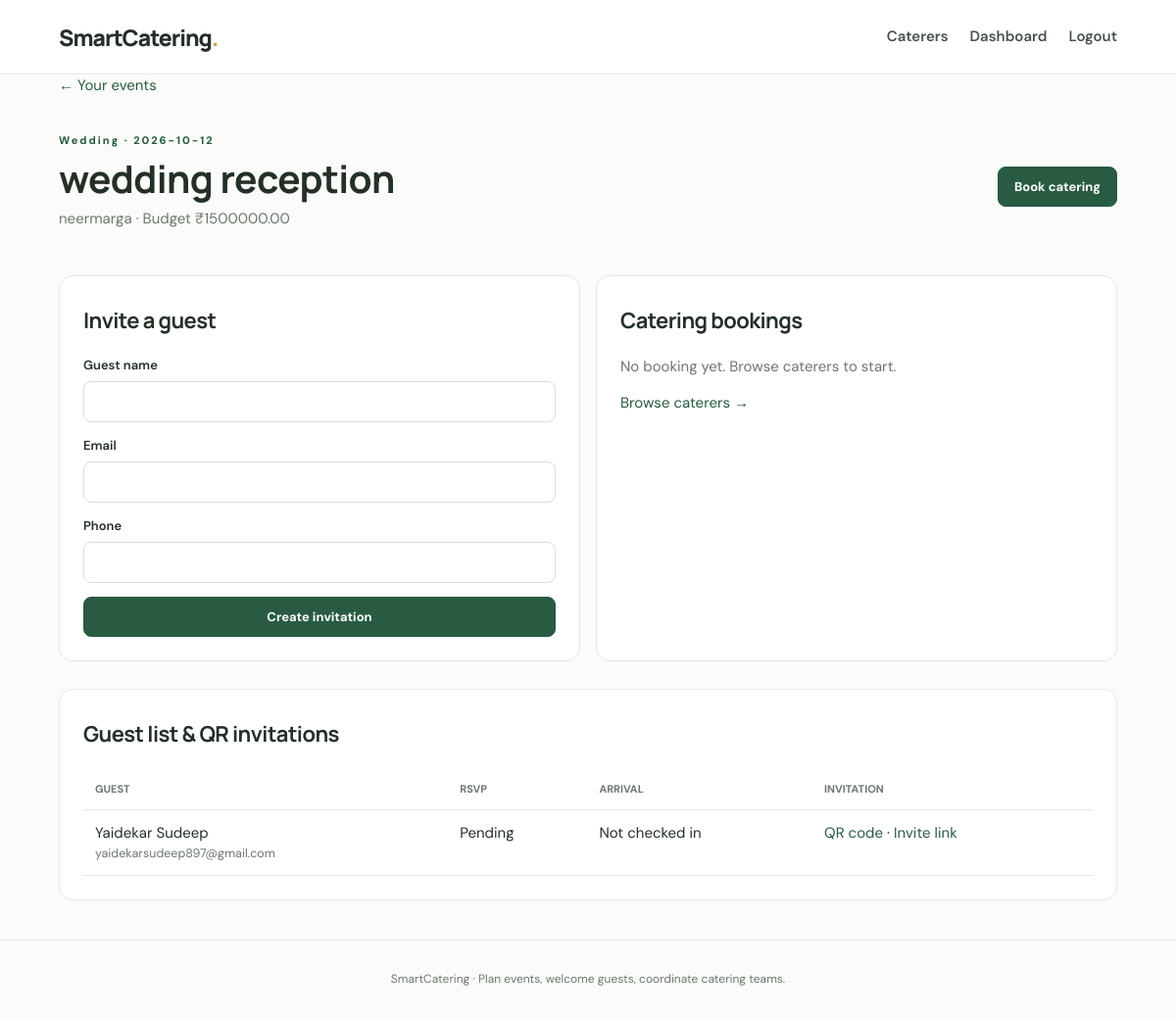
The page /events/1 (signed in) on the database its author committed.
### tables this page shows
CREATE TABLE events(id INTEGER PRIMARY KEY,owner_id INTEGER,title TEXT,event_type TEXT,event_date TEXT,event_time TEXT,venue TEXT,budget REAL,notes TEXT);

CREATE TABLE guests(id INTEGER PRIMARY KEY,event_id INTEGER,name TEXT,email TEXT,phone TEXT,token TEXT UNIQUE,response TEXT DEFAULT 'Pending',checked_in INTEGER DEFAULT 0);

### app.py (the view)
@app.route("/events/<int:eid>")
@need("owner")
def event_detail(eid):
 with conn() as c:
  e=c.execute("SELECT * FROM events WHERE id=? AND owner_id=?",(eid,session["uid"])).fetchone()
  if not e: abort(404)
  guests=c.execute("SELECT * FROM guests WHERE event_id=?",(eid,)).fetchall()
  bookings=c.execute("SELECT b.*,u.name caterer FROM bookings b JOIN users u ON u.id=b.caterer_id WHERE b.event_id=?",(eid,)).fetchall()
 return render_template("event_detail.html",event=e,guests=guests,bookings=bookings)

### app.py (called while the page is built)
def conn():
 c=sqlite3.connect(DB); c.row_factory=sqlite3.Row; return c

def user():
 if not session.get("uid"): return None
 with conn() as c: return c.execute("SELECT * FROM users WHERE id=?",(session["uid"],)).fetchone()

@app.context_processor
def inject(): return {"me":user()}

def need(*roles):
 def deco(fn):
  @wraps(fn)
  def wrap(*a,**kw):
   if not session.get("uid"): return redirect(url_for("login"))
   if roles and session.get("role") not in roles: abort(403)
   return fn(*a,**kw)
  return wrap
 return deco

### templates/event_detail.html
{% extends "base.html" %}{% block content %}<a href="{{ url_for('dashboard') }}">← Your events</a><div class="dashhead"><div><span class="eyebrow">{{ event.event_type }} · {{ event.event_date }}</span><h1>{{ event.title }}</h1><p class="muted">{{ event.venue }} · Budget ₹{{ '%.2f'|format(event.budget) }}</p></div><a class="btn" href="{{ url_for('caterers') }}">Book catering</a></div><div class="two"><section class="panel"><h2>Invite a guest</h2><form method="post" action="{{ url_for('add_guest',eid=event.id) }}" class="form"><label>Guest name<input name="name" required></label><label>Email<input name="email" type="email"></label><label>Phone<input name="phone"></label><button class="btn">Create invitation</button></form></section><section class="panel"><h2>Catering bookings</h2>{% for b in bookings %}<p><b>{{ b.caterer }}</b> — {{ b.status }}<br>{{ b.guest_count }} guests · ₹{{ '%.2f'|format(b.total) }}</p>{% else %}<p class="muted">No booking yet. Browse caterers to start.</p>{% endfor %}<a href="{{ url_for('caterers') }}">Browse caterers →</a></section></div><section class="panel"><h2>Guest list & QR invitations</h2><div class="tablewrap"><table><tr><th>Guest</th><th>RSVP</th><th>Arrival</th><th>Invitation</th></tr>{% for g in guests %}<tr><td>{{ g.name }}<small>{{ g.email or g.phone }}</small></td><td>{{ g.response }}</td><td>{{ 'Checked in' if g.checked_in else 'Not checked in' }}</td><td><a href="{{ url_for('guest_qr',token=g.token) }}">QR code</a> · <a target="_blank" href="{{ url_for('invite',token=g.token) }}">Invite link</a></td></tr>{% else %}<tr><td colspan="4">No guests added yet.</td></tr>{% endfor %}</table></div></section>{% endblock %}

### templates/base.html (shortened to what this page needs)
<!doctype html><html lang="en"><head><link rel="stylesheet" href="{{ url_for('static',filename='style.css') }}"></head><body><header><a class="brand" href="{{ url_for('index') }}">SmartCatering<span>.</span></a><nav><a href="{{ url_for('caterers') }}">Caterers</a>{% if me %}<a href="{{ url_for('dashboard') }}">Dashboard</a><a href="{{ url_for('logout') }}">Logout</a>{% else %}<a href="{{ url_for('login') }}">Login</a><a class="navbutton" href="{{ url_for('register') }}">Get started</a>{% endif %}</nav></header><main class="wrap">{% block content %}{% endblock %}</main><footer>SmartCatering · Plan events, welcome guests, coordinate catering teams.</footer></body></html>

### static/style.css (style rules this page uses)
:root { --ink:#243027;--muted:#6c776e;--line:#e3e9e1;--green:#285b42;--pale:#eef4ed;--bg:#fbfcf9 }
* { box-sizing:border-box }
body { margin:0;background:var(--bg);color:var(--ink);font:15px/1.55 'DM Sans',sans-serif }
a { color:var(--green);text-decoration:none }
header { height:76px;background:#fff;border-bottom:1px solid var(--line);padding:0 5%;display:flex;align-items:center;justify-content:space-between;gap:20px;position:sticky;top:0;z-index:4 }
.brand { font:800 23px Manrope;color:var(--ink);letter-spacing:-1px }
.brand span { color:#d89b4c }
nav { display:flex;gap:22px;align-items:center }
nav a { font-weight:600;color:#455349 }
.wrap { width:min(1120px,90%);margin:auto;min-height:74vh }
.eyebrow { font-size:11px;letter-spacing:2px;font-weight:800;color:var(--green) }
h1,h2,h3 { font-family:Manrope,sans-serif;letter-spacing:-.6px }
h1 { font-size:clamp(36px,5vw,54px);line-height:1.12;margin:14px 0 }
p { margin:8px 0 14px }
.btn { display:inline-flex;justify-content:center;align-items:center;background:var(--green);border:1px solid var(--green);color:white;border-radius:8px;padding:11px 16px;font:700 13px 'DM Sans';cursor:pointer }
.preview,.panel,.dish { background:white;border:1px solid var(--line);border-radius:14px;padding:24px }
.muted,small { color:var(--muted) }
.form { display:grid;gap:14px }
.form label,label { display:grid;gap:6px;font-size:13px;font-weight:600 }
.form input,.form select,.form textarea,input,select,textarea { width:100%;padding:11px 12px;border:1px solid #d9e0d7;border-radius:8px;background:#fff;font:14px 'DM Sans';color:var(--ink) }
.two { display:grid;grid-template-columns:1fr 1fr;gap:16px }
.dashhead { display:flex;justify-content:space-between;align-items:center;gap:20px;padding:32px 0 18px }
.dashhead h1 { font-size:39px;margin:6px 0 }
.panel { margin:14px 0 }
.panel h2 { font-size:22px;margin-top:4px }
.tablewrap { overflow:auto }
table { width:100%;border-collapse:collapse }
td,th { text-align:left;padding:12px;border-bottom:1px solid var(--line);vertical-align:top }
th { font-size:11px;color:var(--muted);text-transform:uppercase }
td small { display:block }
footer { text-align:center;color:var(--muted);font-size:12px;padding:30px 12px;border-top:1px solid var(--line);margin-top:40px }

### rows shown on the page
events: event_type "Wedding", event_date "2026-10-12", title "wedding reception", venue "neermarga", budget "1500000.00"
guests: name "Yaidekar Sudeep", email "yaidekarsudeep897@gmail.com", response "Pending", checked_in "Not checked in"
